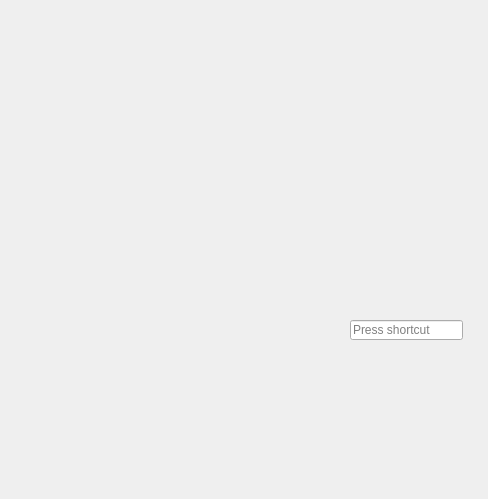
<?xml version="1.0" encoding="UTF-8"?>
<ui version="4.0">
 <class>PCLViewer</class>
 <widget class="QMainWindow" name="PCLViewer">
  <property name="geometry">
   <rect>
    <x>0</x>
    <y>0</y>
    <width>488</width>
    <height>499</height>
   </rect>
  </property>
  <property name="minimumSize">
   <size>
    <width>0</width>
    <height>0</height>
   </size>
  </property>
  <property name="maximumSize">
   <size>
    <width>5000</width>
    <height>5000</height>
   </size>
  </property>
  <property name="windowTitle">
   <string>PCLViewer</string>
  </property>
  <widget class="QWidget" name="centralwidget">
   <widget class="QVTKWidget" name="qvtkWidget" native="true">
    <property name="geometry">
     <rect>
      <x>-61</x>
      <y>89</y>
      <width>541</width>
      <height>431</height>
     </rect>
    </property>
   </widget>
   <widget class="QKeySequenceEdit" name="keySequenceEdit">
    <property name="geometry">
     <rect>
      <x>350</x>
      <y>320</y>
      <width>113</width>
      <height>20</height>
     </rect>
    </property>
   </widget>
  </widget>
 </widget>
 <customwidgets>
  <customwidget>
   <class>QVTKWidget</class>
   <extends>QWidget</extends>
   <header>QVTKWidget.h</header>
  </customwidget>
 </customwidgets>
 <resources/>
 <connections/>
</ui>
